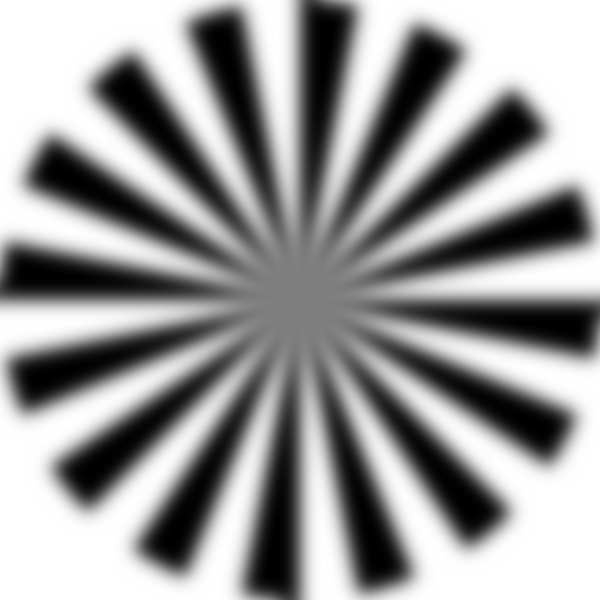
#> input picture trunk/pyradi/data/images/600px-Siemens_star-blurred.png, 600 x 600 px
$ python plotSiemensStar.py
#> lines starting #> are read from the running program, lines starting #| are printed output that depends on the picture


#code originally by Joe Kington
#https://stackoverflow.com/questions/3798333/image-information-along-a-polar-coordinate-system

# see also reference images at http://sipi.usc.edu/database/

import numpy as np
import scipy as sp
import scipy.ndimage

import Image

import matplotlib.pyplot as plt


def index_coords(data, origin=None):
    """Creates x & y coords for the indicies in a numpy array "data".
    "origin" defaults to the center of the image. Specify origin=(0,0)
    to set the origin to the lower left corner of the image."""
    ny, nx = data.shape[:2]
    if origin is None:
        origin_x, origin_y = nx // 2, ny // 2
    else:
        origin_x, origin_y = origin
    x, y = np.meshgrid(np.arange(nx), np.arange(ny))
    x -= origin_x
    y -= origin_y
    return x, y

def cart2polar(x, y):
    r = np.sqrt(x**2 + y**2)
    theta = np.arctan2(y, x)
    return r, theta

def polar2cart(r, theta):
    x = r * np.cos(theta)
    y = r * np.sin(theta)
    return x, y


def bin_by(x, y, nbins=30):
    """Bin x by y, given paired observations of x & y.
    Returns the binned "x" values and the left edges of the bins."""
    bins = np.linspace(y.min(), y.max(), nbins+1)
    # To avoid extra bin for the max value
    bins[-1] += 1

    indicies = np.digitize(y, bins)

    output = []
    for i in xrange(1, len(bins)):
        output.append(x[indicies==i])

    # Just return the left edges of the bins
    bins = bins[:-1]

    return output, bins

def reproject_image_into_polar(data, origin=None):
    """Reprojects a 3D numpy array ("data") into a polar coordinate system.
    "origin" is a tuple of (x0, y0) and defaults to the center of the image."""
    ny, nx = data.shape[:2]
    if origin is None:
        origin = (nx//2, ny//2)

    # Determine that the min and max r and theta coords will be...
    x, y = index_coords(data, origin=origin)
    r, theta = cart2polar(x, y)

    # Make a regular (in polar space) grid based on the min and max r & theta
    r_i = np.linspace(r.min(), r.max(), nx)
    theta_i = np.linspace(theta.min(), theta.max(), ny)
    theta_grid, r_grid = np.meshgrid(theta_i, r_i)

    # Project the r and theta grid back into pixel coordinates
    xi, yi = polar2cart(r_grid, theta_grid)
    xi += origin[0] # We need to shift the origin back to
    yi += origin[1] # back to the lower-left corner...
    xi, yi = xi.flatten(), yi.flatten()
    coords = np.vstack((xi, yi)) # (map_coordinates requires a 2xn array)

    # Reproject each band individually and the restack
    # (uses less memory than reprojection the 3-dimensional array in one step)
    bands = []
    for band in data.T:
        zi = sp.ndimage.map_coordinates(band, coords, order=1)
        bands.append(zi.reshape((nx, ny)))
    output = np.dstack(bands)
    return output, r_i, theta_i


def plot_radial_intensity(data, origin=None):
    """PLots the modulation at various radii."""

    polar_grid, r, theta = reproject_image_into_polar(data, origin)
    plt.figure()
    for ridx in range(0,450,50):
        plt.plot(theta, polar_grid[ridx,:],label='ddd')
    # plt.axis('auto')
    plt.xlabel('Theta Coordinate (radians)')
    plt.ylabel('Image value (grey level)')
    plt.title('Modulation plots')

def plot_directional_intensity(data, origin=None):
    """Makes a cicular histogram showing average intensity binned by direction
    from "origin" for each band in "data" (a 3D numpy array). "origin" defaults
    to the center of the image."""
    def intensity_rose(theta, band, color):
        theta, band = theta.flatten(), band.flatten()
        intensities, theta_bins = bin_by(band, theta)
        mean_intensity = map(np.mean, intensities)
        width = np.diff(theta_bins)[0]
        plt.bar(theta_bins, mean_intensity, width=width, color=color)
        plt.xlabel(color + ' Band')
        plt.yticks([])

    # Make cartesian coordinates for the pixel indicies
    # (The origin defaults to the center of the image)
    x, y = index_coords(data, origin)

    # Convert the pixel indices into polar coords.
    r, theta = cart2polar(x, y)

    # Unpack bands of the image
    red, green, blue = data.T

    # Plot...
    plt.figure()

    plt.subplot(2,2,1, projection='polar')
    intensity_rose(theta, red, 'Red')

    plt.subplot(2,2,2, projection='polar')
    intensity_rose(theta, green, 'Green')

    plt.subplot(2,1,2, projection='polar')
    intensity_rose(theta, blue, 'Blue')

    plt.suptitle('Average intensity as a function of direction')

def plot_polar_image(data, origin=None):
    """Plots an image reprojected into polar coordinages with the origin
    at "origin" (a tuple of (x0, y0), defaults to the center of the image)"""
    polar_grid, r, theta = reproject_image_into_polar(data, origin)
    plt.figure()
    plt.imshow(polar_grid, extent=(theta.min(), theta.max(), r.max(), r.min()))
    plt.axis('auto')
    plt.ylim(plt.ylim()[::-1])
    plt.xlabel('Theta Coordinate (radians)')
    plt.ylabel('R Coordinate (pixels)')
    plt.title('Image in Polar Coordinates')


if __name__ == '__main__':

    im = Image.open('600px-Siemens_star-blurred.png')
#> im is the input picture: PIL image 600x600 RGB; min 0, max 255, mean 154.5
    im = im.convert('RGB')
    data = np.array(im)

    plot_polar_image(data, origin=None)
#> in reproject_image_into_polar, `x, y = index_coords(data, origin=origin)`:
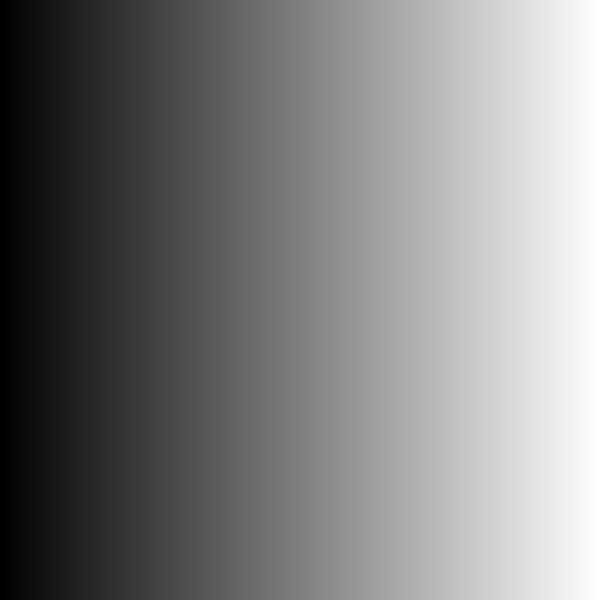
#> x: shape (600, 600) int64; min -300, max 299, mean -0.5; drawn with min black and max white
#> in reproject_image_into_polar, `x, y = index_coords(data, origin=origin)`:
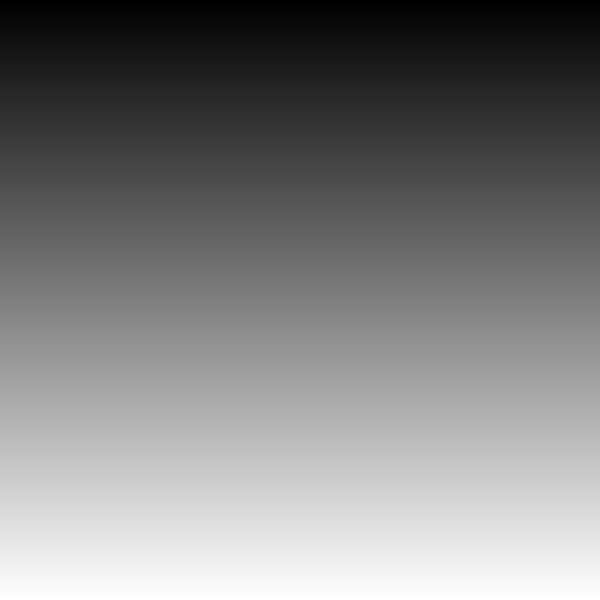
#> y: shape (600, 600) int64; min -300, max 299, mean -0.5; drawn with min black and max white
#> in cart2polar, `r = np.sqrt(x**2 + y**2)`:
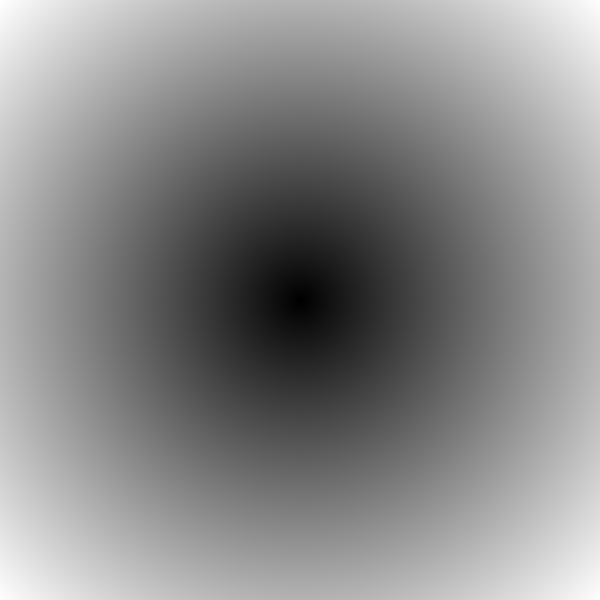
#> r: shape (600, 600) float64; min 0, max 424.3, mean 229.6; drawn with min black and max white
#> in cart2polar, `theta = np.arctan2(y, x)`:
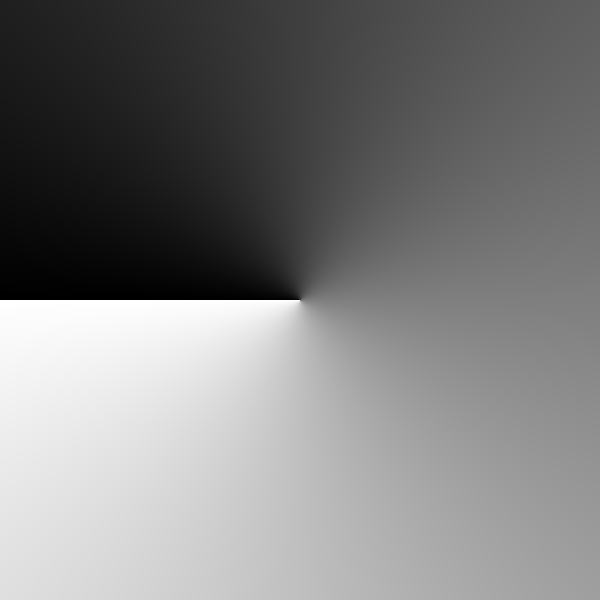
#> theta: shape (600, 600) float64; min -3.14, max 3.14, mean -2.18e-06; drawn with min black and max white
#> the loop in reproject_image_into_polar, `for band in data.T:` made 3 passes
#> after the loop in reproject_image_into_polar, `for band in data.T:`: bands = 3 items
#> in reproject_image_into_polar, `output = np.dstack(bands)`:
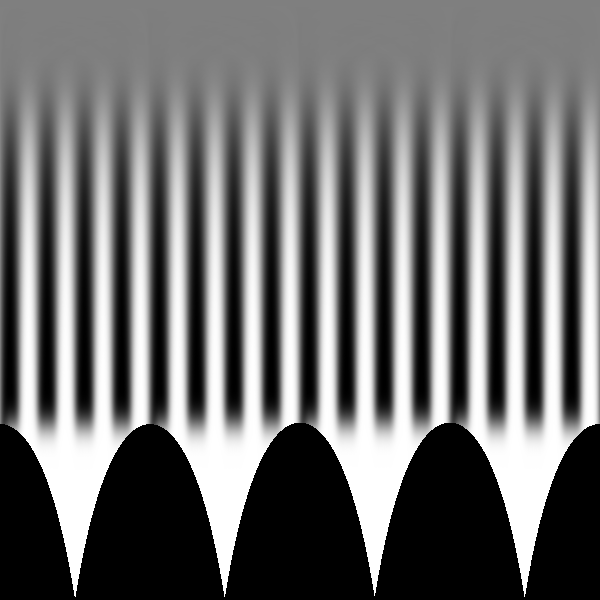
#> output: shape (600, 600, 3); min 0, max 255, mean 111.3
#> in plot_polar_image, `polar_grid, r, theta = reproject_image_into_polar(data, origin)`: r = 600 values from 0 to 424.3; theta = 600 values from -3.14 to 3.14
    plot_directional_intensity(data, origin=None)
#> in plot_directional_intensity, `red, green, blue = data.T`:
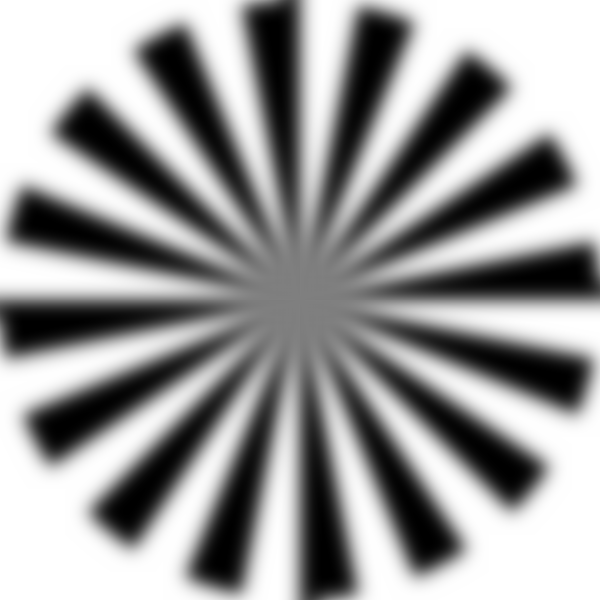
#> red: shape (600, 600); min 0, max 255, mean 154.5
#> after the loop in bin_by, `for i in xrange(1, len(bins)):`: output = 30 items
#> in intensity_rose, `intensities, theta_bins = bin_by(band, theta)`: theta_bins = 30 values from -3.14 to 2.93
#> in intensity_rose, `width = np.diff(theta_bins)[0]`: width = 0.209
#> (the run stopped early here; a loop or call above may not have finished)
